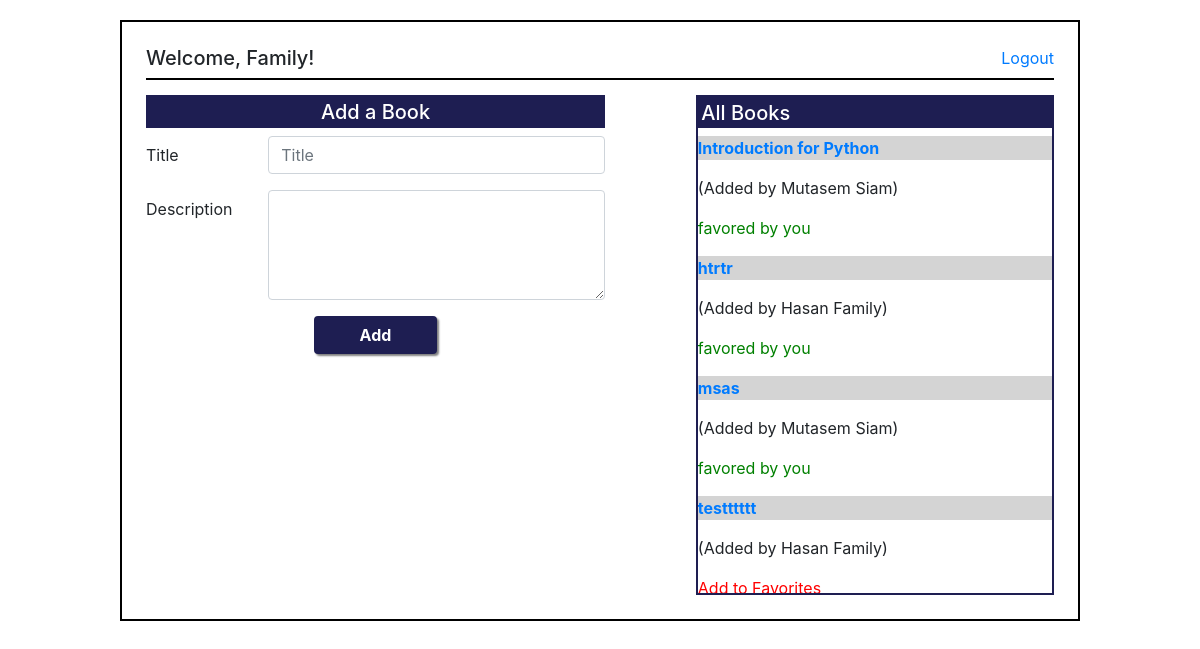
Screenshot of /books/ (signed in) with the database file from the repository.
### login_app/models.py (models this page shows)
class User(models.Model):
    first_name = models.CharField(max_length=255)
    last_name = models.CharField(max_length=255)
    email = models.CharField(max_length=255)
    password = models.CharField(max_length=60)
    birth_date =  models.DateField()
    created_at = models.DateTimeField(auto_now_add=True)
    updated_at = models.DateTimeField(auto_now=True)
    objects = UserManager()

### books_app/models.py (models this page shows)
class Book(models.Model):
    title = models.CharField(max_length=255)
    desc = models.TextField(null=True)
    uploaded_by = models.ForeignKey(User, related_name="uploaded_books", on_delete = models.CASCADE)
    liked_by = models.ManyToManyField(User, related_name="liked_books")
    created_at = models.DateTimeField(auto_now_add=True)
    updated_at = models.DateTimeField(auto_now=True)
    objects = BookManager()

### books_app/views.py (the view)
# urls.py: path('', views.show_books),
def show_books(request):
    if 'user_id' not in request.session:
        return redirect("/")
    context = {
        "all_the_books": Book.objects.all(),
        'this_user': User.objects.get(id = request.session['user_id']),
    }
    return render(request,"all_books.html", context)

### books_app/templates/all_books.html (shortened to what this page needs)
<!DOCTYPE html>
<html lang="en">
<head>
    {% load static %}
    <link rel="stylesheet" href="{% static 'css/styling.css' %}">
    <link rel="stylesheet" href="https://cdn.jsdelivr.net/npm/bootstrap@4.6.1/dist/css/bootstrap.min.css">
</head>
<body>
    <div class="books_container">
        <header class="main-books">
            <h5>Welcome, {{request.session.name}}!</h5>
            <a href="/logout">Logout</a>
        </header>
        <div class="main_books">
            <div>
            <form action="add_book" method="post">
                <h5 class="add_book_header">Add a Book</h5>
                <div class="form-group row">
                    <label for="inputTitle" class="col-sm-3 col-form-label">Title</label>
                    <div class="col-sm-9">
                        <input type="text" class="form-control" id="inputTitle" placeholder="Title" name="title"
                            required>
                    </div>
                </div>
                <div class="form-group row">
                    <label for="inputDesc" class="col-sm-3 col-form-label">Description</label>
                    <div class="col-sm-9">
                        <textarea name="desc" class="form-control" id="inputDesc" cols="30" rows="4"></textarea>
                    </div>
                </div>
                <div class="col-sm-4 add-button">
                    <button type="submit" class="btn btn-primary form-control" id="add-button">Add</button>
                </div>
            </form>
            </div>
            <div class="datatable1">
                <h5 class="book_header">All Books</h5>
                {% for book in all_the_books %}
                <p class="book_title_home"><a href="/books/{{book.id}}">{{book.title}}</a></p>
                <p>(Added by {{book.uploaded_by.first_name}} {{book.uploaded_by.last_name}})</p>
                {% if this_user in book.liked_by.all %}
                <p style="color:green ;">favored by you</p>
                {% else %}
                <a style="color: red;" href="/books/add_to_fav/{{book.id}}">Add to Favorites</a>
                {% endif %}
                {% endfor %}
            </div>
        </div>
    </div>
</body>
</html>

### login_app/static/CSS/styling.css (style rules this page uses)
* { padding: 0; margin: 0; }
.add-button { margin: 0 auto; }
#add-button { background-color: rgb(30, 30, 82); border: 4px solid rgb(30, 30, 82); font-weight: bold; box-shadow: 2px 2px 2px gray; padding: 1%; }
.main-books { display: flex; justify-content: space-between; margin-bottom: 15px; border-bottom: 2px solid black; }
.books_container { width: 80%; padding: 2%; margin: 0 auto; margin-top: 20px; border: 2px solid black; }
.main_books { display: flex; gap: 10%; }
.add_book_header { text-align: center; background-color: rgb(30, 30, 82); padding: 1%; color: white; }
.datatable1 { width: 40%; border: 2px solid rgb(30, 30, 82); overflow-y: scroll; height: 500px; }
.book_header { background-color: rgb(30, 30, 82); padding: 1%; color: white; }
.book_title_home { background-color: rgb(212, 212, 212); font-weight: bold; }

### rows the page displays
User: session.name "Family"
Book: title "Introduction for Python", uploaded_by.first_name "Mutasem", uploaded_by.last_name "Siam", shows "favored by you"
Book: title "htrtr", uploaded_by.first_name "Hasan", uploaded_by.last_name "Family", shows "favored by you"
Book: title "msas", uploaded_by.first_name "Mutasem", uploaded_by.last_name "Siam", shows "favored by you"
Book: title "testttttt", uploaded_by.first_name "Hasan", uploaded_by.last_name "Family"
